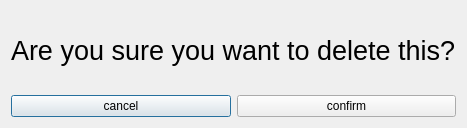
<?xml version="1.0" encoding="UTF-8"?>
<ui version="4.0">
 <class>ConfirmDialog</class>
 <widget class="QDialog" name="ConfirmDialog">
  <property name="geometry">
   <rect>
    <x>0</x>
    <y>0</y>
    <width>343</width>
    <height>128</height>
   </rect>
  </property>
  <property name="windowTitle">
   <string>Confirm</string>
  </property>
  <layout class="QVBoxLayout" name="verticalLayout">
   <item alignment="Qt::AlignHCenter">
    <widget class="QLabel" name="message">
     <property name="font">
      <font>
       <pointsize>20</pointsize>
      </font>
     </property>
     <property name="text">
      <string>Are you sure you want to delete this?</string>
     </property>
    </widget>
   </item>
   <item>
    <layout class="QHBoxLayout" name="horizontalLayout">
     <item>
      <widget class="QPushButton" name="pushButton_2">
       <property name="text">
        <string>cancel</string>
       </property>
      </widget>
     </item>
     <item>
      <widget class="QPushButton" name="pushButton">
       <property name="text">
        <string>confirm</string>
       </property>
      </widget>
     </item>
    </layout>
   </item>
  </layout>
 </widget>
 <resources/>
 <connections>
  <connection>
   <sender>pushButton</sender>
   <signal>clicked()</signal>
   <receiver>ConfirmDialog</receiver>
   <slot>confirm()</slot>
   <hints>
    <hint type="sourcelabel">
     <x>215</x>
     <y>92</y>
    </hint>
    <hint type="destinationlabel">
     <x>306</x>
     <y>53</y>
    </hint>
   </hints>
  </connection>
  <connection>
   <sender>pushButton_2</sender>
   <signal>clicked()</signal>
   <receiver>ConfirmDialog</receiver>
   <slot>close()</slot>
   <hints>
    <hint type="sourcelabel">
     <x>111</x>
     <y>92</y>
    </hint>
    <hint type="destinationlabel">
     <x>62</x>
     <y>42</y>
    </hint>
   </hints>
  </connection>
 </connections>
 <slots>
  <slot>confirm()</slot>
 </slots>
</ui>
